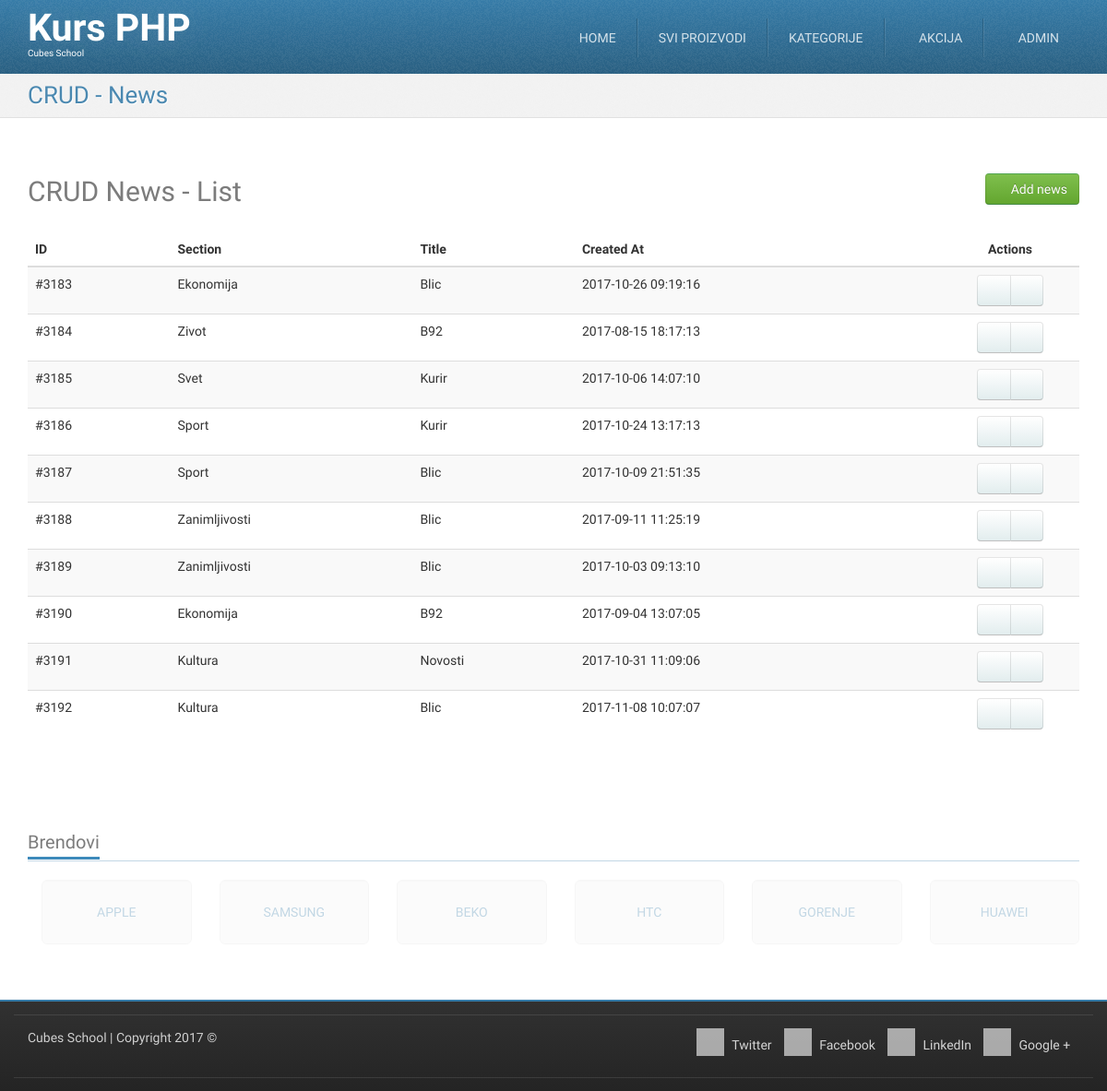
/crud-news-list.php (signed in), run on an earlier commit of the app's database.
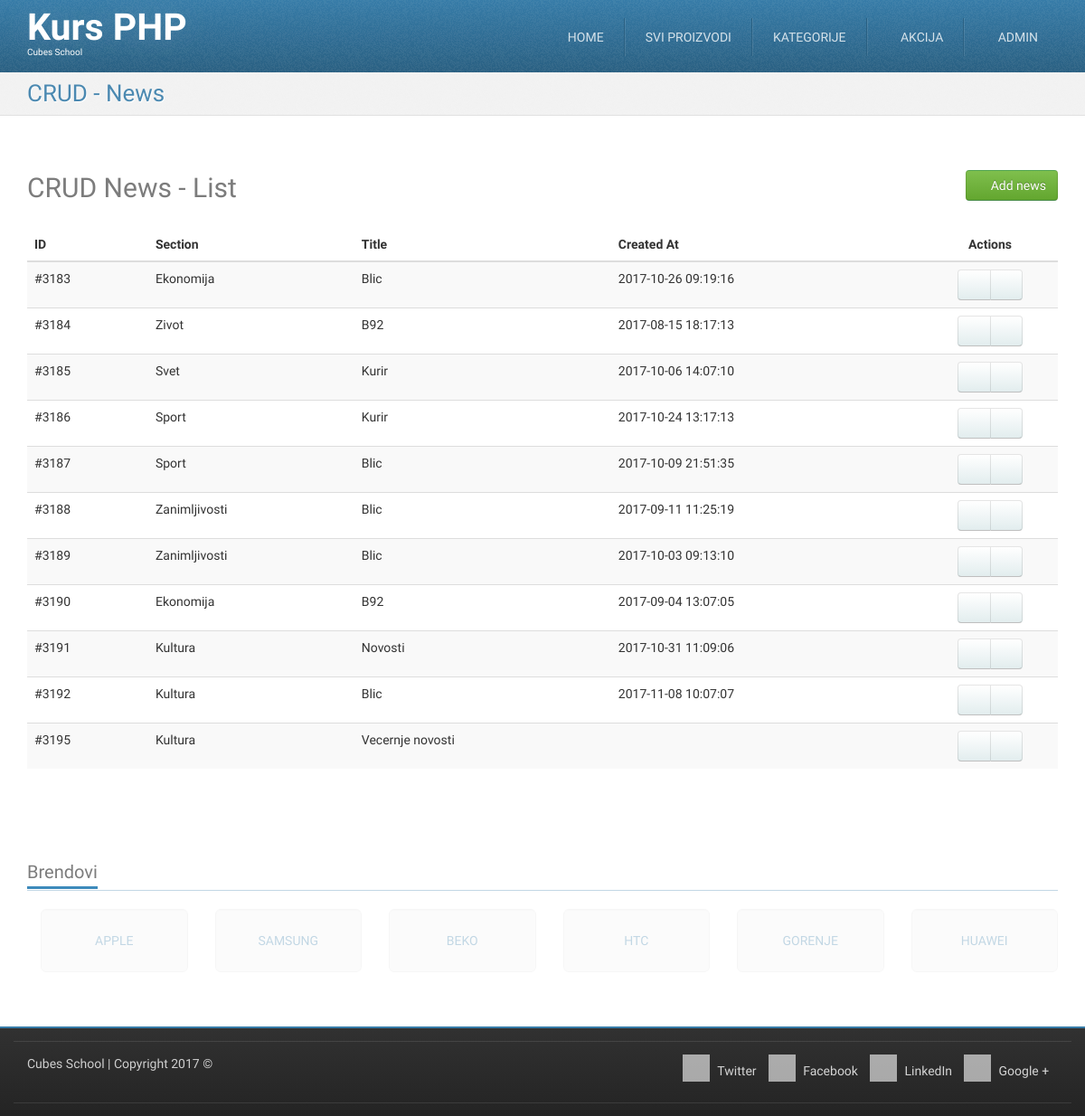
And on a later commit of the database.
### tables this page shows
CREATE TABLE `news` (
  `id` int(11) NOT NULL,
  `section_id` int(11) NOT NULL,
  `title` varchar(255) NOT NULL,
  `photo_filename` varchar(255) DEFAULT NULL,
  `description` text,
  `content` longtext,
  `created_at` datetime DEFAULT NULL
);

CREATE TABLE `sections` (
  `id` int(11) NOT NULL,
  `title` varchar(255) NOT NULL
);

### crud-news-list.php (called while the page is built, shortened)
<?php
require_once __DIR__ . '/models/m_users.php';
require_once __DIR__ . '/models/m_news.php';
$news = newsFetchAll();
require_once __DIR__ . '/views/layout/header.php';
require_once __DIR__ . '/views/templates/t_crud-news-list.php';
require_once __DIR__ . '/views/layout/footer.php';

### models/m_users.php (called while the page is built, shortened)
<?php
function isUserLoggedIn() {
	return true;
}

### models/m_news.php (called while the page is built, shortened)
<?php
require_once __DIR__ . '/m_database.php';
function newsFetchAll() {
	$query = "SELECT `news`.*,`sections`.`title` AS section_title  "
                . "FROM `news` "
                . "LEFT JOIN `sections` ON `news`.`section_id` = `sections`.`id` ";
	return dbFetchAll($query);
}

### models/m_database.php (called while the page is built, shortened)
<?php
function dbGetLink() {
	static $link;
	if (!isset($link)) {
		$link = mysqli_connect('127.0.0.1', 'cubes', 'cubes', 'cubesphp');
	}
	return $link;
}
function dbQuery($query) {
	$link = dbGetLink();
	$result = mysqli_query($link, $query);
	return $result;
}
function dbFetchAll($query) {
	$result = dbQuery($query);
	return mysqli_fetch_all($result, MYSQLI_ASSOC);
}

### views/templates/t_crud-news-list.php (the view)
<div id="highlighted">
    <div class="container">
        <div class="header">
            <h2 class="page-title">
                <span>CRUD - News</span>
            </h2>
        </div>
    </div>
</div>
<div id="content">
    <div class="container portfolio">
        <div class="row">
            <div class="col-md-12">
                <h2>
                    CRUD News - List
                    <a href="/crud-news-insert.php" class="pull-right btn btn-success">
                        <i class="fa fa-plus-circle"></i>
                        Add news
                    </a>
                </h2>
            </div>
        </div>
        <div class="row">
            <div class="col-md-12">
                <table class="table table-striped table-hover">
                    <thead>
                        <tr>
                            <th>ID</th>
                            <th>Section</th>
                            <th>Title</th>
                            <th>Created At</th>
                            <th class="actions text-center">Actions</th>
                        </tr>
                    </thead>
                    <tbody>
                        <?php foreach ($news as $new) { ?>
                            <tr>
                                <td>
                                    #<?php echo htmlspecialchars($new['id']); ?>
                                </td>
                                <td>
                                    <?php echo htmlspecialchars($new['section_title']); ?>
                                </td>
                                <td>
                                    <?php echo htmlspecialchars($new['title']); ?>
                                </td>
                                <td>
                                    <?php echo htmlspecialchars($new['created_at']); ?>
                                </td>
                                <td class="text-center">
                                    <div class="btn-group">
                                        <a href="/crud-news-edit.php?id=<?php echo htmlspecialchars($new['id']); ?> " class="btn btn-default"><i class="fa fa-pencil"></i></a>
                                        <a href="/crud-news-delete.php?id=<?php echo htmlspecialchars($new['id']); ?> " class="btn btn-default"><i class="fa fa-trash"></i></a>
                                    </div>
                                </td>
                            </tr>
                        <?php } ?>
                    </tbody>
                </table>
            </div>
        </div>
    </div>
</div>

### views/layout/header.php (shortened to what this page needs)
<?php require_once __DIR__ . '/../../models/m_users.php'; ?>
<!DOCTYPE html>
<html lang="en">
	<head>
		<link href="/skins/tema/plugins/bootstrap/dist/css/bootstrap.min.css" rel="stylesheet">
		<link href="/skins/tema/plugins/font-awesome/css/font-awesome.min.css" rel="stylesheet">
		<link href="/skins/tema/plugins/animate/animate.min.css" rel="stylesheet">
		<link href="/skins/tema/plugins/flexslider/flexslider.css" rel="stylesheet">
		<link href="/skins/tema/css/theme-style.css" rel="stylesheet">
		<link href="/skins/tema/css/custom-style.css" rel="stylesheet">
		<link href="/skins/tema/css/colour-blue.css" rel="stylesheet" id="colour-scheme">
	</head>
	<body class="has-navbar-fixed-top has-highlighted">
		<div id="navigation" class="wrapper">
			<div class="navbar navbar-fixed-top" id="top">
				<div class="navbar-inner">
					<div class="inner">
						<div class="container">
							<div class="navbar-header">
								<a class="navbar-brand" href="/" title="Home">
									<h1>
										Kurs PHP
									</h1>
									<span>Cubes School</span>
								</a>
							</div>
							<div class="collapse navbar-collapse">
								<ul class="nav navbar-right" id="main-menu">
									<li>
										<a href="/">Home</a>
									</li>
									<li>
										<a href="/products.php">Svi proizvodi</a>
									</li>
									<li class="dropdown">
										<a href="#" class="dropdown-toggle" data-toggle="dropdown">Kategorije</a>
									</li>
									<li>
										<a href="/sale.php"><i class="fa fa-star"></i> Akcija</a>
									</li>
									<?php if(!isUserLoggedIn()) {?>
									<li>
										<a href="/login.php"><i class="glyphicon glyphicon-log-in"></i> Login</a>
									</li>
									<?php } else { ?>
									<li class="dropdown">
										<a href="#" class="dropdown-toggle" data-toggle="dropdown"><i class="fa fa-user"></i> Admin</a>
									</li>
									<?php } ?>
								</ul>
							</div>
						</div>
					</div>
				</div>
			</div>
		</div>

### views/layout/footer.php (shortened to what this page needs)
		<div id="content-below" class="wrapper">
			<div class="container">
				<div class="clients block">
					<h3 class="block-title">
						<span>Brendovi</span>
					</h3>
					<ul class="thumbnails list-unstyled row">
						<li class="col-sm-2">
							<a href="#" class="well well-lg text-uppercase text-justify">
								Apple
							</a>
						</li>
						<li class="col-sm-2">
							<a href="#" class="well well-lg text-uppercase text-justify">
								Samsung
							</a>
						</li>
						<li class="col-sm-2">
							<a href="#" class="well well-lg text-uppercase text-justify">
								Beko
							</a>
						</li>
						<li class="col-sm-2">
							<a href="#" class="well well-lg text-uppercase text-justify">
								HTC
							</a>
						</li>
						<li class="col-sm-2">
							<a href="#" class="well well-lg text-uppercase text-justify">
								Gorenje
							</a>
						</li>
						<li class="col-sm-2">
							<a href="#" class="well well-lg text-uppercase text-justify">
								Huawei
							</a>
						</li>
					</ul>
				</div>
			</div>
		</div>
		<footer id="footer">
			<div class="container">
				<div class="row">
					<div class="subfooter">
						<div class="col-md-5">
							<p><a href="http://school.cubes.rs/">Cubes School</a> | Copyright 2017 &copy;</p>
						</div>
						<div class="col-md-7 col social-media">
							<a href="#"><i class="fa fa-twitter"></i> Twitter</a>
							<a href="#"><i class="fa fa-facebook"></i> Facebook</a>
							<a href="#"><i class="fa fa-linkedin"></i> LinkedIn</a>
							<a href="#"><i class="fa fa-google-plus"></i> Google +</a>
						</div>
					</div>
				</div>
				<div class="row">
					<div class="subfooter">
					</div>
				</div>
			</div>
		</footer>
	</body>
</html>

### skins/tema/css/custom-style.css (style rules this page uses)
#footer { min-height: 40px; }
#footer .social-media { text-align: right; }
#footer .social-media a { display: inline-block; margin-right: 0.7em; }
table .actions { width: 150px; }

### skins/tema/css/colour-blue.css (style rules this page uses)
body a { color: #377ca8; text-decoration: none; }
body .navbar-inner { background-image: -webkit-linear-gradient(top, #377ca8 0%, #2a6082 100%); background-image: -o-linear-gradient(top, #377ca8 0%, #2a6082 100%); background-image: linear-gradient(to bottom, #377ca8 0%, #2a6082 100%); background-repeat: repeat-x; filter: progid:DXImageTransform.Microsoft.gradient(startColorstr='#ff377ca8', endColorstr='#ff2a6082', GradientType=0); border-top-color: #377ca8; border-bottom-color: #377ca8; }
body #navigation .navbar { color: #ffffff; }
body #navigation .navbar-inner { border-top-color: #377ca8; border-bottom-color: #377ca8; }
body #navigation ul#main-menu li { border-left-color: rgba(255, 255, 255, 0.1); border-right-color: #2a6082; }
body #highlighted { border-bottom-color: #e1e1e1; background-color: #f2f2f2; color: #377ca8; text-shadow: 1px 1px 1px #ffffff; }
body #footer { border-top-color: #377ca8; }
body .header .page-title { color: rgba(55, 124, 168, 0.9); }
body .block .block-title { border-bottom-color: rgba(55, 124, 168, 0.3); }
body .block .block-title span { border-bottom-color: #3d8abb; }

What changed in the data, as far as the page shows it:
added news: id "3195", section.title "Kultura", title "Vecernje novosti"
